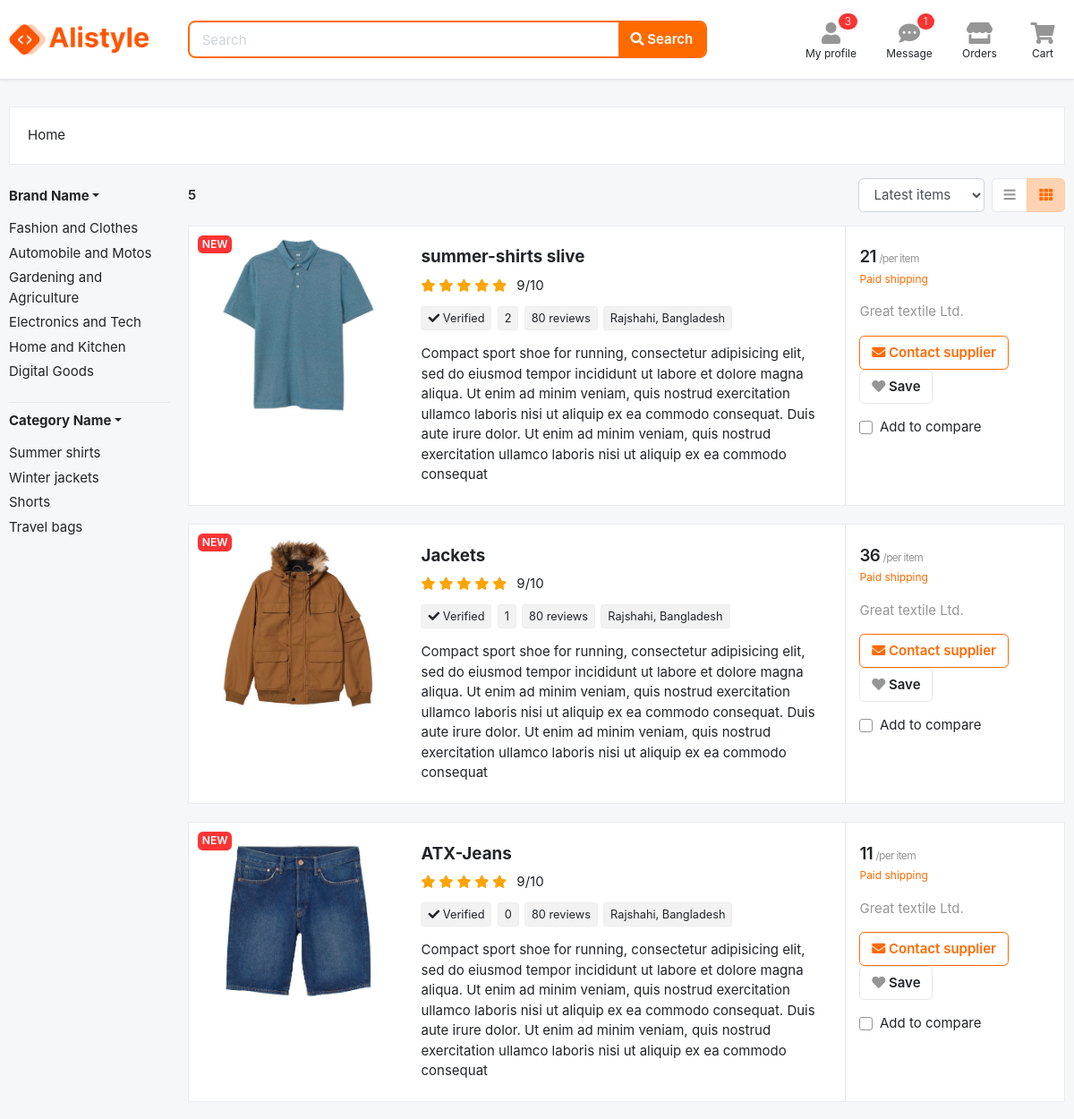
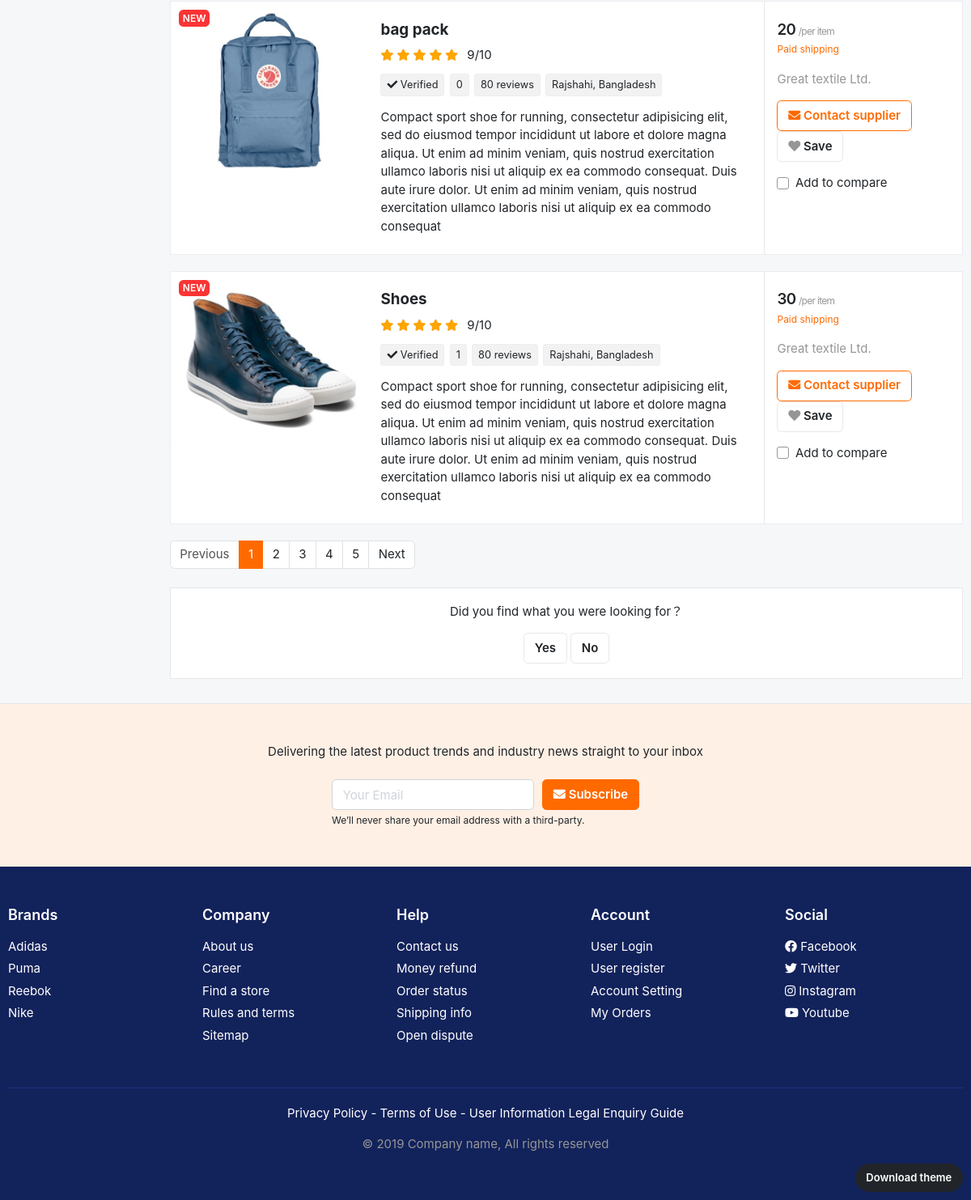
The app's page /store/fashion-and-clothes/ with its own data (2 pictures, top to bottom).
### app_brands/models.py (models this page shows, shortened)
class Brand(models.Model):
    brand_name = models.CharField(max_length=255,unique=True)
    slug = models.SlugField(unique=True)
    def get_url(self):
        return reverse("products_by_brand", args =[self.slug])

### app_subcategory/models.py (models this page shows, shortened)
class Category(models.Model):
    category_name = models.CharField(max_length=255,unique=True)
    slug = models.SlugField(unique=True)
    image = models.ImageField(upload_to="photos/app_category")
    brand = models.ForeignKey(Brand,on_delete=models.CASCADE,null=True)
    is_trending = models.BooleanField(default=True)
    is_popular = models.BooleanField(default=True)
    class Meta:
        verbose_name ='category'
        verbose_name_plural = 'categories'
    def get_url(self):
        return reverse("products_by_b_c", args =[self.brand.slug, self.slug])

### app_product_store/models.py (models this page shows, shortened)
class Product(models.Model):
    product_name = models.CharField(max_length=255,unique=True)
    slug = models.SlugField(unique=True)
    image = models.ImageField(upload_to="photos/app_product",blank=True)
    brand = models.ForeignKey(Brand,on_delete=models.CASCADE)
    category = models.ForeignKey(Category,on_delete=models.CASCADE)
    stock = models.IntegerField()
    import_from = models.CharField(max_length=200)
    price = models.IntegerField()
    manufacture = models.CharField(max_length=255)
    is_available = models.BooleanField(default=True)
    offers = models.BooleanField(default=False)
    warrenty = models.IntegerField()
    offer_precentage = models.IntegerField()
    delivery_time = models.CharField(max_length=200,blank=True)
    img1 = models.ImageField(upload_to="photos/app_product",blank=True)
    img2 = models.ImageField(upload_to="photos/app_product",blank=True)
    img3 = models.ImageField(upload_to="photos/app_product",blank=True)
    img4 = models.ImageField(upload_to="photos/app_product",blank=True)
    desc = models.TextField()
    created_date = models.DateTimeField(auto_now_add=True)
    modified_date = models.DateTimeField(auto_now_add=True)
    def get_url(self):
        return reverse('product_details', args=[self.brand.slug, self.category.slug, self.slug])

### app_product_store/views.py (the view)
# urls.py: path("store/",include("app_product_store.urls")),
def store(request, brand_slug=None, category_slug=None):
    products = None
    categories = None
    brands = None
    if category_slug != None:
        categories = get_object_or_404(Category, slug = category_slug)
        brands = get_object_or_404(Brand, slug = brand_slug)
        products = Product.objects.filter(category = categories, is_available= True)
        cat_by_brand = Category.objects.filter(brand = brands)
        product_count = products.count()
    elif brand_slug !=None:
        brands = get_object_or_404(Brand, slug = brand_slug)
        products = Product.objects.filter(brand = brands, is_available= True)
        cat_by_brand = Category.objects.filter(brand = brands)
        product_count = products.count()
    else:
        products = Product.objects.all().filter(is_available=True).order_by("-modified_date")
        cat_by_brand = Category.objects.all()[:0]
        product_count = products.count()
    return render(request,"app_product_store/store.html",{
        "products" : products,
        "product_count" : product_count,
        "cat_by_brand" : cat_by_brand
    })

### app_brands/context_processor.py (called while the page is built)
def menu_links_brand(request):
    links = Brand.objects.all()
    return dict(b_links = links)

### app_subcategory/context_processor.py (called while the page is built)
def menu_links(request):
    all_cat = Category.objects.all()
    links = Category.objects.all().filter(is_popular = True)[:3]
    return dict(links = links,all_cat = all_cat)

### templates/app_product_store/store.html (shortened to what this page needs)
{% extends "base.html" %}
{% load static %}
{% block content %}
<section class="section-content padding-y">
    <div class="container">
    <div class="card mb-3">
        <div class="card-body">
            <ol class="breadcrumb float-left">
                <li class="breadcrumb-item"><a href="{% url "home" %}">Home</a></li>
            </ol>
        </div>
    </div>
    <div class="row">
        <aside class="col-md-2">
            <article class="filter-group">
                <h6 class="title">
                    <a href="#" class="dropdown-toggle" data-toggle="collapse" data-target="#collapse_1">Brand Name</a>
                </h6>
                <div class="filter-content collapse show" id="collapse_1">
                    <div class="inner">
                        <ul class="list-menu">
                            {% for brand in b_links  %}
                            <li><a href="{{brand.get_url}}">{{brand.brand_name}}</a></li>
                            {% endfor %}
                        </ul>
                    </div>
                </div>
            </article>
            <article class="filter-group">
                <h6 class="title">
                    <a href="#" class="dropdown-toggle" data-toggle="collapse" data-target="#collapse_1">Category Name</a>
                </h6>
                <div class="filter-content collapse show" id="collapse_1">
                    <div class="inner">
                        <ul class="list-menu">
                            {% for category in cat_by_brand  %}
                            <li><a href="{{category.get_url}}">{{category.category_name}}</a></li>
                            {% endfor %}
                        </ul>
                    </div>
                </div>
        </article>
        </aside>
        <main class="col-md-10">
    <header class="mb-3">
            <div class="form-inline">
                <strong class="mr-md-auto">{{product_count}} </strong>
                <select class="mr-2 form-control">
                    <option>Latest items</option>
                </select>
                <div class="btn-group">
                    <a href="page-listing-grid.html" class="btn btn-light" data-toggle="tooltip" title="List view">
                        <i class="fa fa-bars"></i></a>
                    <a href="page-listing-large.html" class="btn btn-light active" data-toggle="tooltip" title="Grid view">
                        <i class="fa fa-th"></i></a>
                </div>
            </div>
    </header>
    {% for products in products  %}
    <form action ="{% url "add_wishlist" products.id %}" method = "POST">
    <article class="card card-product-list">
        <div class="row no-gutters">
            <aside class="col-md-3">
                <a href="{{products.get_url}}" class="img-wrap">
                    <span class="badge badge-danger"> NEW </span>
                    <img src="{{products.image.url}}">
                </a>
            </aside>
            <div class="col-md-6">
                <div class="info-main">
                    <a href="{{products.get_url}}" class="h5 title"> {{products.product_name}}</a>
                    <div class="rating-wrap mb-2">
                        <ul class="rating-stars">
                            <li style="width:100%" class="stars-active">
                                <i class="fa fa-star"></i> <i class="fa fa-star"></i>
                                <i class="fa fa-star"></i> <i class="fa fa-star"></i>
                                <i class="fa fa-star"></i>
                            </li>
                            <li>
                                <i class="fa fa-star"></i> <i class="fa fa-star"></i>
                                <i class="fa fa-star"></i> <i class="fa fa-star"></i>
                                <i class="fa fa-star"></i>
                            </li>
                        </ul>
                        <div class="label-rating">9/10</div>
                    </div>
                    <p class="mb-3">
                        <span class="tag"> <i class="fa fa-check"></i> Verified</span>
                        <span class="tag"> {{products.warrenty}} </span>
                        <span class="tag"> 80 reviews </span>
                        <span class="tag"> {{products.import_from}} </span>
                    </p>
                    <p> {{products.desc}}</p>
                </div>
            </div>
            <aside class="col-sm-3">
                <div class="info-aside">
                    <div class="price-wrap">
                        <span class="h5 price">{{products.price}}</span>
                        <small class="text-muted">/per item</small>
                    </div>
                    <small class="text-warning">Paid shipping</small>
                    <p class="text-muted mt-3">{{products.manufacture}}</p>
                    <p class="mt-3">
                        <a href="" class="btn btn-outline-primary"> <i class="fa fa-envelope"></i> Contact supplier </a>
                        <button type="submit"  class="btn btn-light"><i class="fa fa-heart"></i> Save </button>
                    </p>
                    <label class="custom-control mt-3 custom-checkbox">
                            <div class="custom-control-label">Add to compare
                      </div>
                    </label>
                </div>
            </aside>
        </div>
    </article>
</form>
    {% endfor %}
    <nav class="mb-4" aria-label="Page navigation sample">
      <ul class="pagination">
        <li class="page-item disabled"><a class="page-link" href="#">Previous</a></li>
        <li class="page-item active"><a class="page-link" href="#">1</a></li>
        <li class="page-item"><a class="page-link" href="#">2</a></li>
        <li class="page-item"><a class="page-link" href="#">3</a></li>
        <li class="page-item"><a class="page-link" href="#">4</a></li>
        <li class="page-item"><a class="page-link" href="#">5</a></li>
        <li class="page-item"><a class="page-link" href="#">Next</a></li>
      </ul>
    </nav>
    <div class="box text-center">
        <p>Did you find what you were looking for？</p>
        <a href="" class="btn btn-light">Yes</a>
        <a href="" class="btn btn-light">No</a>
    </div>
        </main>
    </div>
    </div>
    </section>
    <section class="padding-y-lg bg-light border-top">
    <div class="container">
    <p class="pb-2 text-center">Delivering the latest product trends and industry news straight to your inbox</p>
    <div class="row justify-content-md-center">
        <div class="col-lg-4 col-sm-6">
    <form class="form-row">
            <div class="col-8">
            <input class="form-control" placeholder="Your Email" type="email">
            </div>
            <div class="col-4">
            <button type="submit" class="btn btn-block btn-warning"> <i class="fa fa-envelope"></i> Subscribe </button>
            </div>
    </form>
    <small class="form-text">We’ll never share your email address with a third-party. </small>
        </div>
    </div>
    </div>
    </section>
    {% endblock %}

### static/css/ui.css (style rules this page uses)
html { font-family:'Inter', sans-serif;font-size:15px }
.img-wrap { text-align:center;display:block }
.img-wrap img { max-width:100% }
.price-wrap { letter-spacing:-0.7px }
.padding-y { padding-top:30px;padding-bottom:30px }
.padding-y-lg { padding-top:48px;padding-bottom:48px }
article:after,.form-group:after { display:block;clear:both;content:"" }
p:last-child { margin-bottom:0 }
.btn-light { background-color:#fff;border-color:#e5e7ea }
.btn-light i { color:#969696 }
.btn-light.active i { color:#ff6a00 }
[class*="list-"] li:after { visibility:hidden;display:block;content:"";overflow:hidden;height:0;clear:both }
.list-menu { list-style:none;margin:0;padding-left:0 }
.list-menu li { margin-bottom:5px }
.list-menu a { color:#212529 }
[class*='card-product'] a.title { color:#212529;display:block }
[class*='card-product'] .img-wrap .badge { top:10px;left:10px;position:absolute }
[class*='card-product'] p { margin-bottom:0 }
[class*='card-product'] .img-wrap { overflow:hidden;position:relative }
[class*='card-product'] .img-wrap img { height:100%;max-width:100%;width:auto;display:inline-block;-o-object-fit:cover;object-fit:cover }
.card-product-list { margin-bottom:20px }
.card-product-list .img-wrap { height:220px;border-radius:.37rem 0 0 .37rem }
.card-product-list .info-main { padding:1.5rem 1rem }
.card-product-list .info-aside { padding:1.5rem 1rem;border-left:1px solid #e5e7ea;height:100% }
.card .img-wrap { overflow:hidden }
.tag { display:inline-block;padding:3px 7px;background:#f2f2f2;border:1px solid #eee;border-radius:3px;margin-top:4px;margin-right:2px;font-size:85% }
.price { font-weight:600;color:#212529 }
.filter-group { border-bottom:1px solid #e5e7ea;margin-top:10px;padding-bottom:10px }
.filter-group .title { margin-bottom:0 }
.filter-group:last-child { border-bottom:0 }
.filter-group .inner { padding-top:16px;padding-bottom:7px }
.box { padding:18px;background:#fff;border:1px solid #e5e7ea }
.label-rating { margin-left:7px;display:inline-block;vertical-align:middle }
.rating-stars { display:inline-block;vertical-align:middle;list-style:none;margin:0;padding:0;position:relative;white-space:nowrap;clear:both }
.rating-stars i { font-size:14px;color:#ccc;display:inline }
.rating-stars li { display:block;text-overflow:clip;white-space:nowrap;z-index:1 }
.rating-stars li.stars-active { z-index:2;position:absolute;top:0;left:0;overflow:hidden }
.rating-stars li.stars-active i { color:orange }
body { background-color:#f6f7f9 }

### records on screen
Brand: brand_name "Fashion and Clothes"
Brand: brand_name "Automobile and Motos"
Brand: brand_name "Gardening and Agriculture"
Brand: brand_name "Electronics and Tech"
Brand: brand_name "Home and Kitchen"
Brand: brand_name "Digital Goods"
Category: category_name "Summer shirts"
Category: category_name "Winter jackets"
Category: category_name "Shorts"
Category: category_name "Travel bags"
Product: image (picture), product_name "summer-shirts slive", warrenty "2", import_from "Rajshahi, Bangladesh", desc "Compact sport shoe for running, consectetur adipisicing elit, sed do eiusmod tempor incididunt ut labore et dolore magna aliqua. Ut enim ad minim veniam, quis nostrud exercitation ullamco laboris nisi ut aliquip ex ea commodo consequat. Duis aute irure dolor. Ut enim ad minim veniam, quis nostrud exercitation ullamco laboris nisi ut aliquip ex ea commodo consequat", price "21", manufacture "Great textile Ltd."
Product: image (picture), product_name "Jackets", warrenty "1", import_from "Rajshahi, Bangladesh", desc "Compact sport shoe for running, consectetur adipisicing elit, sed do eiusmod tempor incididunt ut labore et dolore magna aliqua. Ut enim ad minim veniam, quis nostrud exercitation ullamco laboris nisi ut aliquip ex ea commodo consequat. Duis aute irure dolor. Ut enim ad minim veniam, quis nostrud exercitation ullamco laboris nisi ut aliquip ex ea commodo consequat", price "36", manufacture "Great textile Ltd."
Product: image (picture), product_name "ATX-Jeans", warrenty "0", import_from "Rajshahi, Bangladesh", desc "Compact sport shoe for running, consectetur adipisicing elit, sed do eiusmod tempor incididunt ut labore et dolore magna aliqua. Ut enim ad minim veniam, quis nostrud exercitation ullamco laboris nisi ut aliquip ex ea commodo consequat. Duis aute irure dolor. Ut enim ad minim veniam, quis nostrud exercitation ullamco laboris nisi ut aliquip ex ea commodo consequat", price "11", manufacture "Great textile Ltd."
Product: image (picture), product_name "bag pack", warrenty "0", import_from "Rajshahi, Bangladesh", desc "Compact sport shoe for running, consectetur adipisicing elit, sed do eiusmod tempor incididunt ut labore et dolore magna aliqua. Ut enim ad minim veniam, quis nostrud exercitation ullamco laboris nisi ut aliquip ex ea commodo consequat. Duis aute irure dolor. Ut enim ad minim veniam, quis nostrud exercitation ullamco laboris nisi ut aliquip ex ea commodo consequat", price "20", manufacture "Great textile Ltd."
Product: image (picture), product_name "Shoes", warrenty "1", import_from "Rajshahi, Bangladesh", desc "Compact sport shoe for running, consectetur adipisicing elit, sed do eiusmod tempor incididunt ut labore et dolore magna aliqua. Ut enim ad minim veniam, quis nostrud exercitation ullamco laboris nisi ut aliquip ex ea commodo consequat. Duis aute irure dolor. Ut enim ad minim veniam, quis nostrud exercitation ullamco laboris nisi ut aliquip ex ea commodo consequat", price "30", manufacture "Great textile Ltd."

### other values on screen
{{ product_count }} "5"
